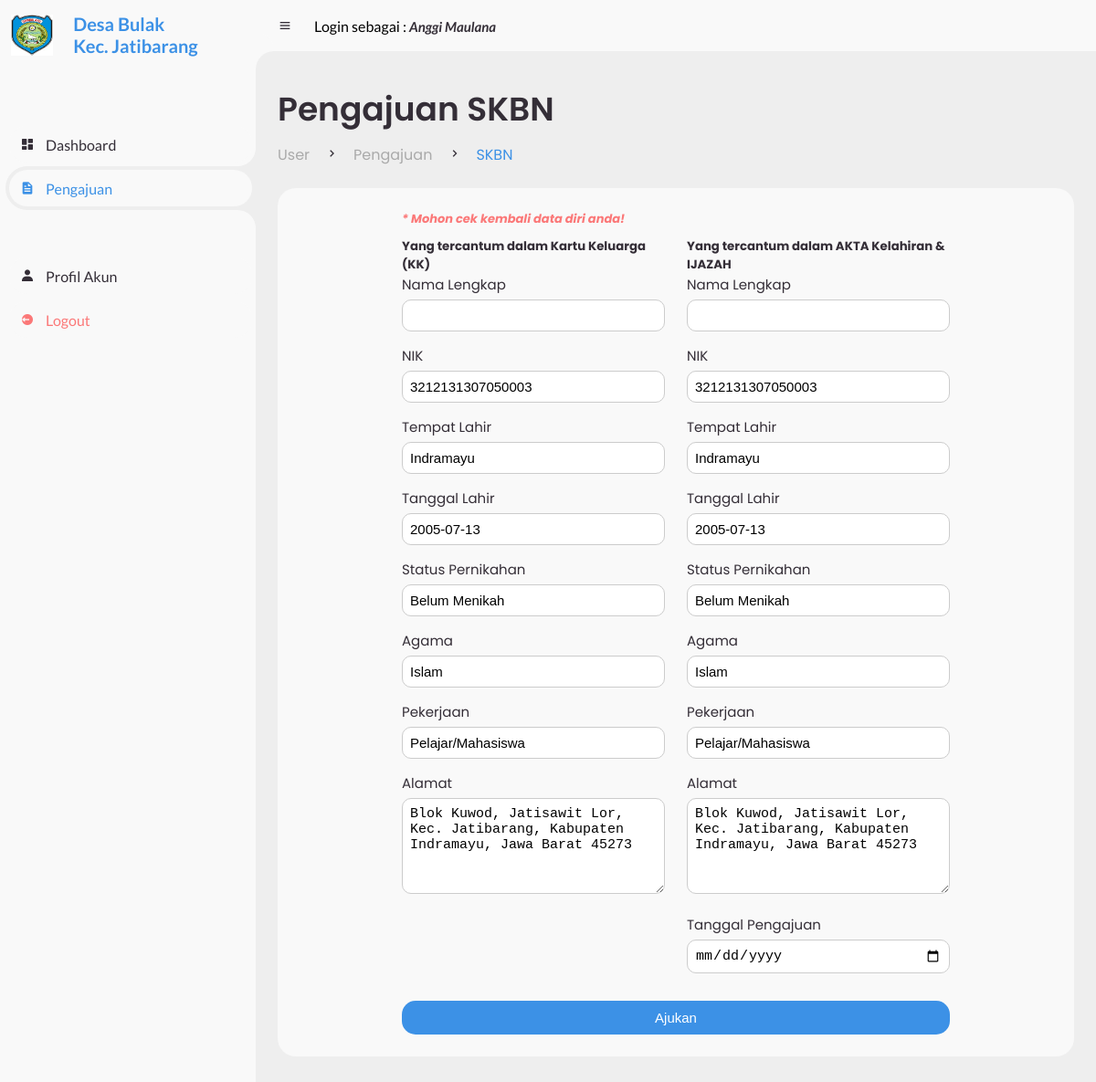
The app's page /user/pengajuan/skbn.php (signed in) with its own data.
### tables this page shows
CREATE TABLE `user` (
  `user_id` int(11) NOT NULL,
  `nama` varchar(255) NOT NULL,
  `nik` varchar(20) NOT NULL,
  `tempat_lahir` varchar(255) NOT NULL,
  `tanggal_lahir` date NOT NULL,
  `jenis_kelamin` varchar(255) NOT NULL,
  `agama` varchar(255) NOT NULL,
  `alamat` varchar(255) NOT NULL,
  `pekerjaan` varchar(255) NOT NULL,
  `pendidikan` varchar(255) NOT NULL,
  `status_pernikahan` varchar(255) NOT NULL,
  `password` varchar(255) NOT NULL
);

### user/pengajuan/skbn.php (the view, shortened to what this page needs)
<?php
include "header.php";
require '../../config/db.php';
$nik = $_SESSION['nik'];
$sql = "SELECT * FROM user WHERE nik = '$nik'";
$result = mysqli_query($conn, $sql);
$userData = mysqli_fetch_assoc($result);
$displayName = $userData['nama'];
?>
<body>
<section id="sidebar">
    <?php include 'brand.php'; ?>
    <ul class="side-menu top">
        <li>
            <a href="../index.php">
                <i class='bx bxs-dashboard' ></i>
                <span class="text">Dashboard</span>
            </a>
        </li>
        <li class="active">
            <a href="../pengajuan.php">
                <i class='bx bxs-file' ></i>
                <span class="text">Pengajuan</span>
            </a>
        </li>
    </ul>
    <ul class="side-menu">
        <li>
            <a href="../profil.php">
                <i class='bx bxs-user' ></i>
                <span class="text">Profil Akun</span>
            </a>
        </li>
        <li>
            <a href="../logout.php" class="logout">
                <i class='bx bxs-log-out-circle' ></i>
                <span class="text">Logout</span>
            </a>
        </li>
    </ul>
</section>
<section id="content">
    <?php include "navbar.php" ?>
    <main>
        <div class="head-title">
            <div class="left">
                <h1>Pengajuan SKBN</h1>
                <ul class="breadcrumb">
                    <li>
                        <a href="../index.html">User</a>
                    </li>
                    <li><i class='bx bx-chevron-right' ></i></li>
                    <li>
                        <a href="../pengajuan.html">Pengajuan</a>
                    </li>
                    <li><i class='bx bx-chevron-right' ></i></li>
                    <li>
                        <a class="active" href="#">SKBN</a>
                    </li>
                </ul>
            </div>
        </div>
        <div class="table-data">
            <div class="order">
                <div class="formulir-pengajuan"  id="pengajuanForm">
                    <form action="proses/skbn.php" method="POST">
                        <h4>* Mohon cek kembali data diri anda!</h4>
                        <div class="form-row">
                            <div class="form-column">
                                <h5>Yang tercantum dalam Kartu Keluarga (KK)</h5>
                                <div class="data-user">
                                    <label for="nama_kk">Nama Lengkap</label>
                                    <input type="text" name="nama_kk" id="nama_kk" required>
                                </div>
                                <div class="data-user">
                                    <label for="nik">NIK</label>
                                    <input type="number" name="nik" id="nik" value="<?php echo $userData['nik']; ?>" required>
                                </div>
                                <div class="data-user">
                                    <div class="ttl">
                                        <label for="tempat">Tempat Lahir</label>
                                        <input type="text" name="tempat" id="tempat" value="<?php echo $userData['tempat_lahir']; ?>" required>
                                    </div>
                                    <div class="ttl">
                                        <label for="tanggal">Tanggal Lahir</label>
                                        <input type="text" name="tanggal" id="tanggal" value="<?php echo $userData['tanggal_lahir']; ?>" required>
                                    </div>
                                </div>
                                <div class="data-user">
                                    <label for="status_pernikahan">Status Pernikahan</label>
                                    <input type="text" name="status_pernikahan" id="status_pernikahan" value="<?php echo $userData['status_pernikahan']; ?>" required>
                                </div>
                                <div class="data-user">
                                    <label for="agama">Agama</label>
                                    <input type="text" name="agama" id="agama" value="<?php echo $userData['agama']; ?>" required>
                                </div>
                                <div class="data-user">
                                    <label for="pekerjaan">Pekerjaan</label>
                                    <input type="text" name="pekerjaan" id="pekerjaan" value="<?php echo $userData['pekerjaan']; ?>" required>
                                </div>
                                <div class="data-user">
                                    <label for="alamat">Alamat</label>
                                    <textarea name="alamat" id="alamat"><?php echo $userData['alamat']; ?></textarea>
                                </div>
                            </div>
                            <div class="form-column">
                                <h5>Yang tercantum dalam AKTA Kelahiran & IJAZAH</h5>
                                <div class="data-user">
                                    <label for="nama_akte_dokumen">Nama Lengkap</label>
                                    <input type="text" name="nama_akte_dokumen" id="nama" required>
                                </div>
                                <div class="data-user">
                                    <label for="nik">NIK</label>
                                    <input type="number" name="nik" id="nik" value="<?php echo $userData['nik']; ?>" required>
                                </div>
                                <div class="data-user">
                                    <div class="ttl">
                                        <label for="tempat">Tempat Lahir</label>
                                        <input type="text" name="tempat" id="tempat" value="<?php echo $userData['tempat_lahir']; ?>" required>
                                    </div>
                                    <div class="ttl">
                                        <label for="tanggal">Tanggal Lahir</label>
                                        <input type="text" name="tanggal" id="tanggal" value="<?php echo $userData['tanggal_lahir']; ?>" required>
                                    </div>
                                </div>
                                <div class="data-user">
                                    <label for="status_pernikahan">Status Pernikahan</label>
                                    <input type="text" name="status_pernikahan" id="status_pernikahan" value="<?php echo $userData['status_pernikahan']; ?>" required>
                                </div>
                                <div class="data-user">
                                    <label for="agama">Agama</label>
                                    <input type="text" name="agama" id="agama" value="<?php echo $userData['agama']; ?>" required>
                                </div>
                                <div class="data-user">
                                    <label for="pekerjaan">Pekerjaan</label>
                                    <input type="text" name="pekerjaan" id="pekerjaan" value="<?php echo $userData['pekerjaan']; ?>" required>
                                </div>
                                <div class="data-user">
                                    <label for="alamat">Alamat</label>
                                    <textarea name="alamat" id="alamat"><?php echo $userData['alamat']; ?></textarea>
                                </div>
                                <div class="data-user">
                                    <label for="tgl_pengajuan">Tanggal Pengajuan</label>
                                    <input type="date" name="tgl_pengajuan" id="tgl_pengajuan" required>
                                </div>
                            </div>
                        </div>
                        <button type="submit">Ajukan</button>
                    </form>
                </div>
            </div>
        </div>
    </main>
</section>
</body>
</html>

### user/pengajuan/navbar.php (shortened to what this page needs)
<nav>
    <i class='bx bx-menu'></i>
    <p>Login sebagai : <a href="#" class="nav-link"><i><?php echo htmlspecialchars($displayName, ENT_QUOTES, 'UTF-8'); ?></i></a></p>
</nav>

### records on screen
user: nama "Anggi Maulana", nik "3212131307050003", tempat "Indramayu", tanggal "2005-07-13", status_pernikahan "Belum Menikah", agama "Islam", pekerjaan "Pelajar/Mahasiswa", alamat "Blok Kuwod, Jatisawit Lor, Kec. Jatibarang, Kabupaten Indramayu, Jawa Barat 45273"
